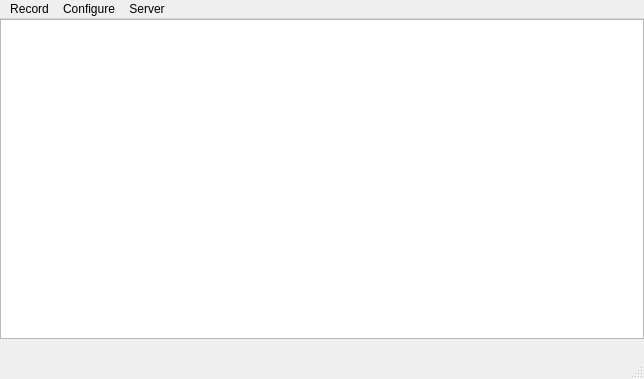
<?xml version="1.0" encoding="UTF-8"?>
<ui version="4.0">
 <class>MainWindow</class>
 <widget class="QMainWindow" name="MainWindow">
  <property name="geometry">
   <rect>
    <x>0</x>
    <y>0</y>
    <width>644</width>
    <height>379</height>
   </rect>
  </property>
  <property name="sizePolicy">
   <sizepolicy hsizetype="Preferred" vsizetype="Preferred">
    <horstretch>0</horstretch>
    <verstretch>0</verstretch>
   </sizepolicy>
  </property>
  <property name="windowTitle">
   <string/>
  </property>
  <widget class="QWidget" name="centralWidget">
   <layout class="QVBoxLayout" name="verticalLayout">
    <property name="spacing">
     <number>2</number>
    </property>
    <property name="leftMargin">
     <number>0</number>
    </property>
    <property name="topMargin">
     <number>0</number>
    </property>
    <property name="rightMargin">
     <number>0</number>
    </property>
    <property name="bottomMargin">
     <number>2</number>
    </property>
    <item>
     <widget class="QTextEdit" name="textEdit"/>
    </item>
    <item>
     <widget class="QLabel" name="thumbnailLabel">
      <property name="text">
       <string/>
      </property>
      <property name="alignment">
       <set>Qt::AlignCenter</set>
      </property>
     </widget>
    </item>
   </layout>
  </widget>
  <widget class="QMenuBar" name="menuBar">
   <property name="geometry">
    <rect>
     <x>0</x>
     <y>0</y>
     <width>644</width>
     <height>25</height>
    </rect>
   </property>
   <widget class="QMenu" name="menuTest">
    <property name="tearOffEnabled">
     <bool>true</bool>
    </property>
    <property name="title">
     <string>Record</string>
    </property>
    <addaction name="actionStart_Recording"/>
    <addaction name="actionStop_Recording"/>
    <addaction name="actionExit"/>
   </widget>
   <widget class="QMenu" name="menuConfigure">
    <property name="title">
     <string>Configure</string>
    </property>
    <addaction name="actionOpen"/>
   </widget>
   <widget class="QMenu" name="menuServer">
    <property name="title">
     <string>Server</string>
    </property>
    <addaction name="actionOpen_Server_Monitor"/>
   </widget>
   <addaction name="menuTest"/>
   <addaction name="menuConfigure"/>
   <addaction name="menuServer"/>
  </widget>
  <widget class="QStatusBar" name="statusBar"/>
  <action name="actionStart_Recording">
   <property name="text">
    <string>Start Recording</string>
   </property>
  </action>
  <action name="actionStop_Recording">
   <property name="text">
    <string>Stop Recording</string>
   </property>
  </action>
  <action name="actionExit">
   <property name="text">
    <string>Exit</string>
   </property>
  </action>
  <action name="actionOpen">
   <property name="text">
    <string>Open</string>
   </property>
  </action>
  <action name="actionOpen_Server_Monitor">
   <property name="text">
    <string>Open Server Monitor</string>
   </property>
  </action>
 </widget>
 <layoutdefault spacing="6" margin="11"/>
 <resources/>
 <connections/>
</ui>
